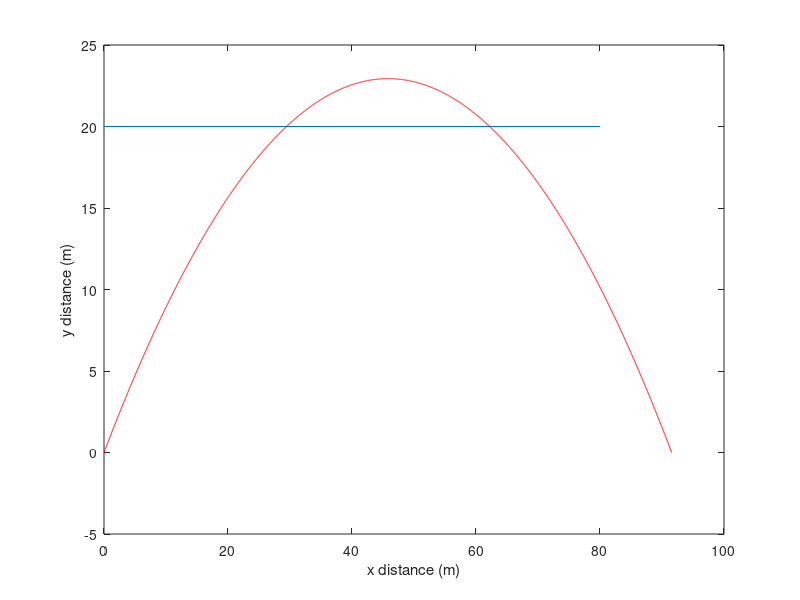

Here is the MATLAB script that generated this plot:
clc
clear all
close all

m=300;
A=pi*(.21)^2;
C=.12;
p0= 1.225;
g=9.81;
%Initial Conditions
dt= .001;
x=0;
y=0;
v=30; 
angle=45 ;
vx=v*cosd(angle);
vy=v*sind(angle);
t=0 ;
y0 = 1000;
i=1;
% Half step
p = p0*exp(-y/y0);
D = C*(p*v^2)/2*A;
ax = -D/m;
ay = -g;
while y(i) >= 0
    i = i+1;
    vx(i) = vx(i-1)+ax(i-1)*dt;
    vy(i) = vy(i-1)+ay(i-1)*dt;
    
    x(i) = x(i-1)+(vx(i-1)+vx(i))/2*dt;
    y(i) = y(i-1)+(vy(i-1)+vy(i))/2*dt;
    
    p = p0*exp(-y(i)/y0);
    v = sqrt(vx(i)^2+vy(i)^2);
    D = C*(p*v^2)/2*A;
    ax(i) = -D/m;
    ay(i) = -g;
end
figure;
plot(x,y,'r')
xlabel('x distance (m)')
ylabel('y distance (m)')

% 
hold on

x0 = 100;
y0=20;
v=20;
for ia=1:10
  xa(ia) = -v*ia+x0;
  ya(ia) = y0;
  if xa(ia)==0
     break;
  end
   
end
plot(xa,ya);
